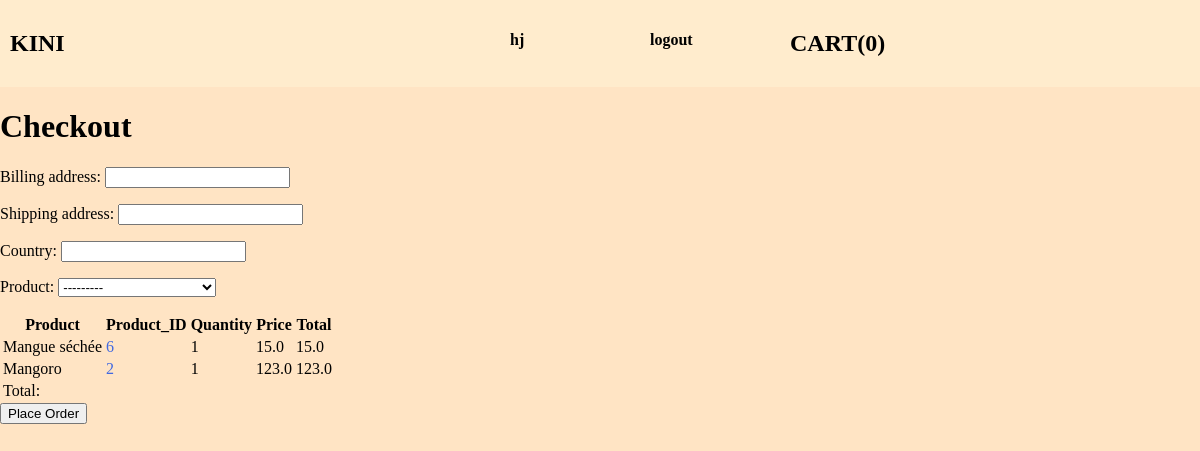
The app's page /checkout/ (signed in) with its own data.
### accounts/models.py (models this page shows)
class Customer(AbstractUser):
    pass

### shop/models.py (models this page shows, shortened)
class Cart(models.Model):
    user = models.OneToOneField(AUTH_USER_MODEL, on_delete=models.CASCADE)
    orders = models.ManyToManyField(Order, )

class Order(models.Model):
    user = models.ForeignKey(AUTH_USER_MODEL, on_delete=models.CASCADE)
    product = models.ForeignKey(
        Product, on_delete=models.CASCADE)
    quantity = models.PositiveIntegerField(default=1)
    ordered = models.BooleanField(default=False)
    country = models.CharField(max_length=100)
    billing_address = models.CharField(
        max_length=201)
    shipping_address = models.CharField(
        max_length=200)
    ordered_date = models.DateTimeField(auto_now=True)
    class Meta:
        ordering = ['-ordered_date']

class Product(models.Model):
    name = models.CharField(max_length=200)
    slug = models.SlugField(max_length=128)
    price = models.FloatField(default=0.0)
    description = models.TextField(default="description")
    quantity = models.PositiveIntegerField(default=0)
    category = models.ForeignKey(
        Category, related_name='categorie', on_delete=models.CASCADE)
    image = models.ImageField(
        upload_to='products/', blank=True, null=True)
    date_added = models.DateTimeField(auto_now=True)
    class Meta:
        ordering = ['-date_added']
    def __str__(self):
        return f"{self.name} - {self.quantity}"

### shop/views.py (the view)
# urls.py: path('checkout/', views.checkout, name='checkout'),
def checkout(request):
    orders = Order.objects.filter(user=request.user, ordered=False)
    if request.method == 'POST':
        form = OrderForm(request.POST or None)
        if form.is_valid():
            order = form.save(commit=False)
            order.user = request.user
            order.ordered = True
            order.save()
            user_cart = Cart.objects.get(user=request.user)
            user_cart.orders.clear()
            user_cart.save()
            messages.success(
                request, "Your order has been successfully validated")
            return redirect('shop')
    else:
        form = OrderForm()
    context = {
        'form': form,
        'orders': orders,
    }
    return render(request, 'checkout.html', context)

### shop/forms.py
class OrderForm(forms.ModelForm):
    class Meta:
        model = Order
        fields = ['billing_address', 'shipping_address', 'country', 'product']

### shop/templatetags/calculate.py (called while the page is built)
@register.filter(name="multiply")
def multiply(value, arg):
    return value * arg

### shop/templates/checkout.html (shortened to what this page needs)
{% extends 'base.html' %}
{% block content %}
{% load calculate %}
<h1>Checkout</h1>
<form method="post" action="{% url 'checkout' %}">
  {{ form.as_p }}
  <table>
    <tr>
      <th>Product</th>
      <th>Product_ID</th>
      <th>Quantity</th>
      <th>Price</th>
      <th>Total</th>
    </tr>
    {% for order in orders %}
    <tr>
      <td>{{ order.product.name }}</td>
      <td style="color: royalblue;">{{ order.product.id }}</td>
      <td>{{ order.quantity }}</td>
      <td>{{ order.product.price }}</td>
      <td>{{ order.product.price|multiply:order.quantity }}</td>
    </tr>
    {% endfor %}
    <tr>
      <td colspan="3">Total:</td>
      <td>{{ total }}</td>
    </tr>
  </table>
  <input type="submit" value="Place Order">
</form>
{% endblock %}

### templates/base.html (shortened to what this page needs)
<!DOCTYPE html>
{% load static %}
<html lang="en">
<head>
    <link rel="stylesheet" href="{% static '/css/style.css' %}">
</head>
<body>
    <header>
        <nav class="navbar">
            <ul class="navbar_ul">
                <li class="navbar_item un">
                    <a href="{% url 'shop' %}">
                        <h1>KINI</h1>
                    </a>
                </li>
                {% if user.is_authenticated %}
                <li class="navbar_item deux">
                    <h4>{{user.username}}</h4>
                </li>
                <li class="navbar_item trois">
                    <a href="{% url 'logout' %}">
                        <h4>logout</h4>
                    </a>
                </li>
                {% endif %}
                {% if user.cart %}
                <li class="navbar_item ">
                    <a href="{% url 'cart' %}">
                        <h2>CART({{ user.cart.orders.count }})</h2>
                    </a>
                </li>
                {% endif %}
            </ul>
        </nav>
    </header>
    <main>
        {% block content %}
        {% endblock content %}
    </main>
</body>
</html>

### static/css/style.css (style rules this page uses)
body { margin: 0; background: bisque; }
.navbar { background-color: #ffeccd; }
.navbar_ul { padding: 0; margin: 0; display: flex; }
.navbar_item { margin: 10px; }
a { text-decoration: none; color: black; }
li { list-style-type: none; }
.un { flex-basis: 40%; }
.deux { flex-basis: 10%; }
.trois { flex-basis: 10%; }

### records on screen
Customer: username "hj", cart.orders.count "0"
Order: product.name "Mangue séchée", product.id "6", quantity "1", product.price "15.0", product.price|multiply "15.0"
Order: product.name "Mangoro", product.id "2", quantity "1", product.price "123.0", product.price|multiply "123.0"
